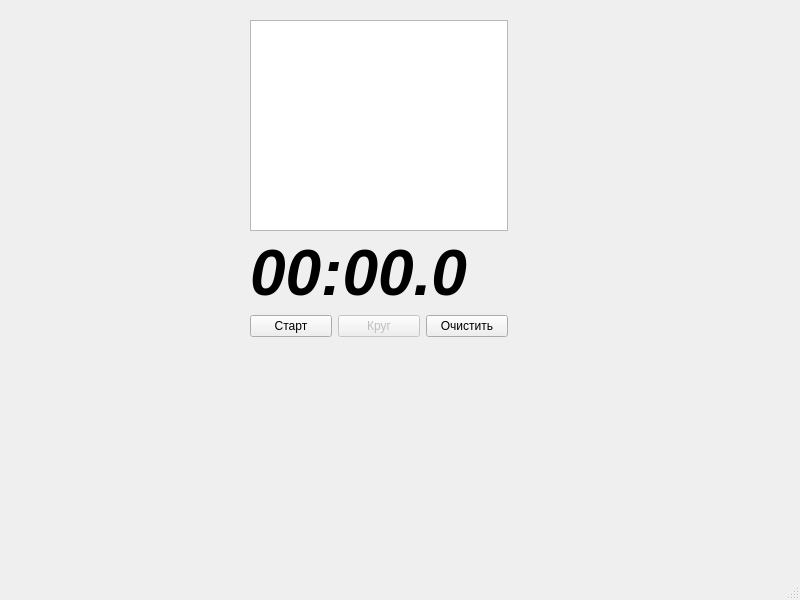
<?xml version="1.0" encoding="UTF-8"?>
<ui version="4.0">
 <class>MainWindow</class>
 <widget class="QMainWindow" name="MainWindow">
  <property name="geometry">
   <rect>
    <x>0</x>
    <y>0</y>
    <width>800</width>
    <height>600</height>
   </rect>
  </property>
  <property name="windowTitle">
   <string>MainWindow</string>
  </property>
  <widget class="QWidget" name="centralwidget">
   <widget class="QWidget" name="">
    <property name="geometry">
     <rect>
      <x>250</x>
      <y>20</y>
      <width>258</width>
      <height>317</height>
     </rect>
    </property>
    <layout class="QVBoxLayout" name="verticalLayout">
     <item>
      <widget class="QTextBrowser" name="lapBrowser"/>
     </item>
     <item>
      <widget class="QLabel" name="timeLabel">
       <property name="font">
        <font>
         <pointsize>48</pointsize>
         <italic>true</italic>
         <bold>true</bold>
        </font>
       </property>
       <property name="text">
        <string>00:00.0</string>
       </property>
      </widget>
     </item>
     <item>
      <layout class="QHBoxLayout" name="horizontalLayout">
       <item>
        <widget class="QPushButton" name="startStopButton">
         <property name="minimumSize">
          <size>
           <width>80</width>
           <height>0</height>
          </size>
         </property>
         <property name="text">
          <string>Старт</string>
         </property>
        </widget>
       </item>
       <item>
        <widget class="QPushButton" name="lapButton">
         <property name="enabled">
          <bool>false</bool>
         </property>
         <property name="minimumSize">
          <size>
           <width>80</width>
           <height>0</height>
          </size>
         </property>
         <property name="text">
          <string>Круг</string>
         </property>
        </widget>
       </item>
       <item>
        <widget class="QPushButton" name="resetButton">
         <property name="minimumSize">
          <size>
           <width>80</width>
           <height>0</height>
          </size>
         </property>
         <property name="text">
          <string>Очистить</string>
         </property>
        </widget>
       </item>
      </layout>
     </item>
    </layout>
   </widget>
  </widget>
  <widget class="QMenuBar" name="menubar">
   <property name="geometry">
    <rect>
     <x>0</x>
     <y>0</y>
     <width>800</width>
     <height>22</height>
    </rect>
   </property>
  </widget>
  <widget class="QStatusBar" name="statusbar"/>
 </widget>
 <resources/>
 <connections/>
</ui>
